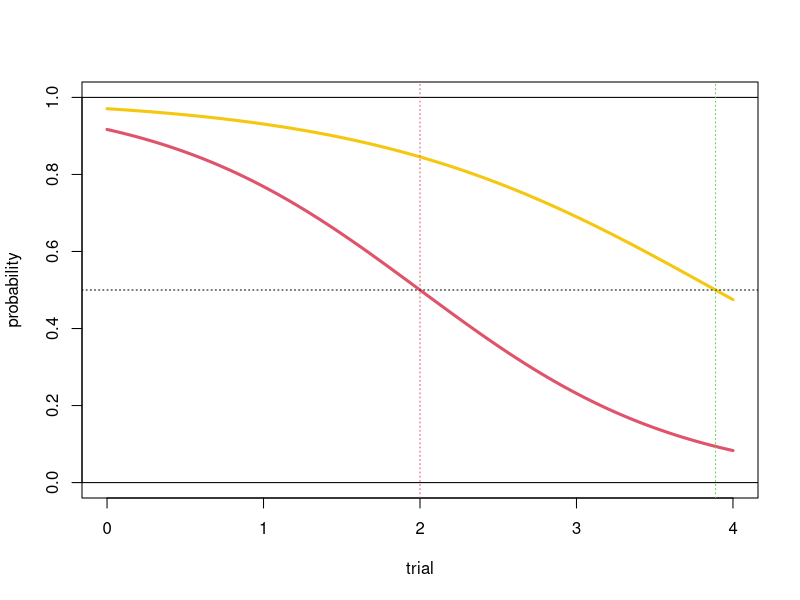
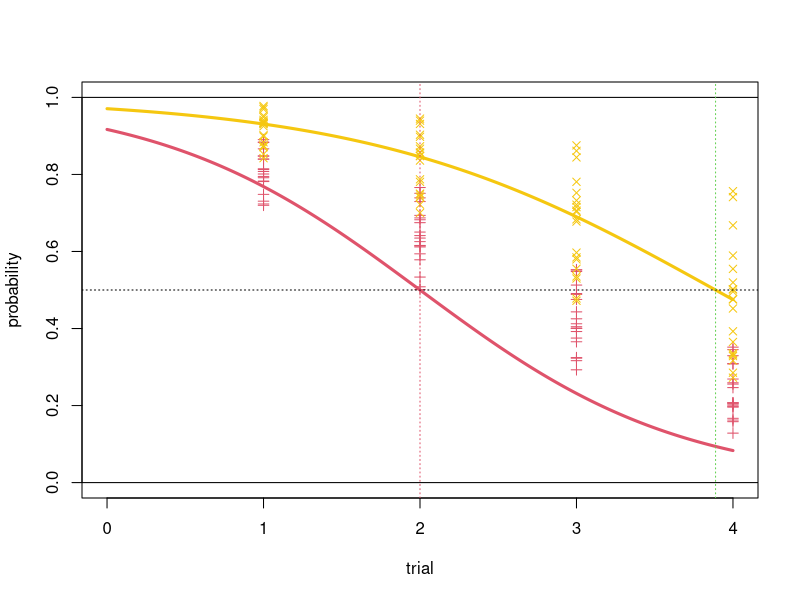
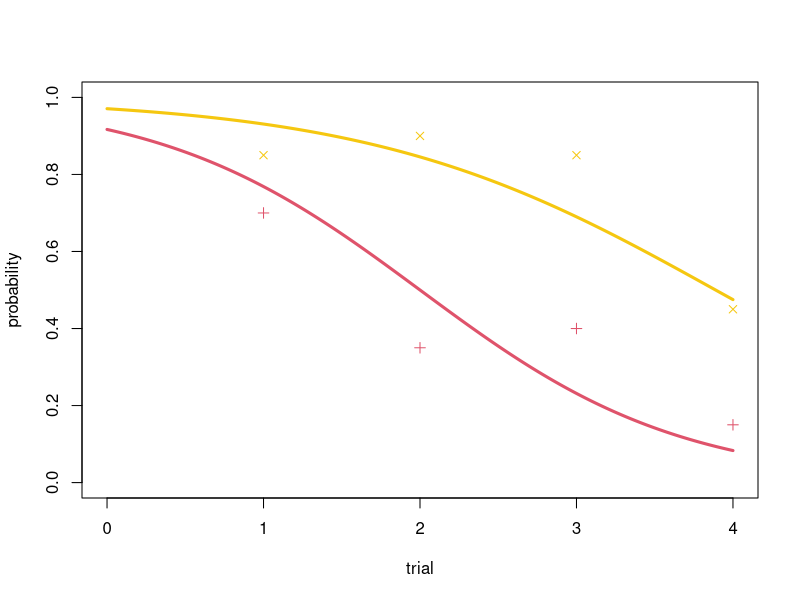

The R source for these figures, in order:
# Details ---------------------------------------------------------------
#       AUTHOR:	James Foster              DATE: 2023 04 26
#     MODIFIED:	James Foster              DATE: 2023 09 24
#
#  DESCRIPTION: Toy example of a binomial experiment spread over 4 trials
#               with consistent individual biases
#               
#       INPUTS: Starting parameters for the simulation
#               file to load.
#               
#      OUTPUTS: Saves model summary
#
#	   CHANGES: - 
#
#   REFERENCES: Bates D., Maechler M., Bolker B. & Walker S. (2015). 
#               Fitting Linear Mixed-Effects Models Using lme4.
#               Journal of Statistical Software, 67(1), 1-48. doi:10.18637/jss.v067.i01.
# 
#       USAGE:  
#TODO   ---------------------------------------------
#TODO   
#- Set up simulation
#- Test analysis
#- Individual slopes
#- Plotting
#- Nonlinear version?



# Load packages -----------------------------------------------------------
require(lme4)#package for modelling linear "mixed-effects" models
# mixed-effects models include a mixture of both population and group-level effects
# a population effect could be a change in probability proportional to some measured variable
# a group effect could a bias specific to some group, e.g. all trials by the same animal


# Seed random number generator --------------------------------------------
#simulation should be repeatable
set.seed(20230426)# date this script was started

# Starting parameters -----------------------------------------------------
n_indiv = 40 # total individuals
n_trials = 4 # trials per individual
n_treat = 2 # number of treatments (different individuals)

dt_sim = data.frame(indiv = sort(rep(x = 1:n_indiv, 
                                     times = n_trials)), #n_indiv each perform n_trials, sort by indiv number
                    treat = rep(x = sapply(X = 1:n_treat,
                                           FUN = rep,
                                           times = n_trials), #there are n treatments, shared equally across n_indiv
                                times = n_indiv/n_trials),
                    trial = rep(x = 1:n_trials,
                                times = n_indiv) #each indiv performs trials 1 to n
                    )

# Simulate curve -----------------------------------------------------------
zero_crossing = 2#  probability for treatment 1 would reach 0.5 on the 5th trial
pop_trial_slope = -1.20 #change in log odds with every trial (70% reduction ≈ 1-exp(-1.20))
pop_treat_slope = 1.10 #change in log odds with treatment 2 (tripled odds ≈ exp(1.10))
pop_treat_trial_slope = 0.30 #change in trial effect with treatment 2 (quite large)
pop_intercept = -zero_crossing*pop_trial_slope # set intercept to match zero crossing (inflection point of sigmoid)
ind_intercept_sd = 0.5 #standard deviation of individual intercepts (log odds)
ind_trial_sd = 0.3 #standard deviation of individual trial slopes
residual_sd = 0.05#small source of unnaccounted error
# ind_treat_sd = 0.1 #standard deviation of individual treatment slopes #indistinguishable from intercept
ind_intercepts = rnorm(n = 1:n_indiv,
                       mean = 0,
                       sd = ind_intercept_sd)
ind_trial_bias = rnorm(n = 1:n_indiv,
                       mean = 0,
                       sd = ind_trial_sd)
#simulate continuous trial sequence
xx = seq(from  = 0, to  = n_trials, length.out = 1e3)
#simulate log odds for treatment 1
yy_lodds = pop_trial_slope*xx + pop_intercept 
#convert to average choice probability
yy_prob = plogis(yy_lodds)
#convert to probability
#simulate log odds for treatment 2
yy_lodds2 = (pop_trial_slope + pop_treat_trial_slope)*xx + 
              pop_intercept +pop_treat_slope
#convert to average choice probability
yy_prob2 = plogis(yy_lodds2)

#plot function
plot(x = xx, 
     y = yy_prob,
     ylim = c(0,1),
     type = 'l',
     col = 2,
     lwd = 3,
     ylab = 'probability',
     xlab = 'trial')
lines(x = xx,
      y = yy_prob2,
      col = 7,
      lwd = 3)
abline(h = c(1,0.5,0),
       lty = c(1,3,1))
abline(v = c(zero_crossing, #original p(50%)
             -(pop_intercept + pop_treat_slope) / 
               (pop_trial_slope + pop_treat_trial_slope)), #treatment 2 p(50%)
       lty = 3,
       col = c(2,3))


# . Generate simulated data -----------------------------------------------

# #Make an empty vector
# response_y = rep(x = NA,
#                  length = n_indiv * n_trials)

dt_sim = within(dt_sim,
              {
                 #each data point is generated from the animal's intercept
                 #plus the effect of treatment
                 #plus the effect of successive trials
                 #plus the animal's response (slope) to changing treatment
                 #scaled by the effect of successive trials
                 #plus a small additional source or error
                 
                 response_y = pop_intercept + ind_intercepts[indiv] +
                    (treat-1) * pop_treat_slope +
                    (trial) * pop_trial_slope + ind_trial_bias[indiv] +
                    (trial) * pop_treat_trial_slope +
                    rnorm(n = n_indiv * n_trials,
                          mean = 0,
                          sd = residual_sd)
              }
              )
#convert to probability and simulate binomial
dt_sim = within(dt_sim,
              {
                #each response on the log-odds scale gives us
                #response probability on a "logit" scale
                 p_response = plogis(response_y)
                 #that response probabilty determines the sting event
                 #which we observe once for each trial
                 sting = rbinom(n = n_indiv * n_trials, #total trial number
                                size = 1, # one observation per trial
                                prob = p_response)
              }
              )

# . Inspect simulated data ------------------------------------------------

# View(dt_sim)
summary(dt_sim)

#plot the expected probabilities for each individual (after added noise)
plot(x = xx, 
     y = yy_prob,
     ylim = c(0,1),
     type = 'l',
     col = 2,
     lwd = 3,
     ylab = 'probability',
     xlab = 'trial')
lines(x = xx,
      y = yy_prob2,
      col = 7,
      lwd = 3)
with(subset(x = dt_sim,
            subset = treat == 1),
     points(x = trial,
            y = p_response,
            col = 2,
            pch = 3)
      )

with(subset(x = dt_sim,
            subset = treat == 2),
     points(x = trial,
            y = p_response,
            col = 7,
            pch = 4)
      )

abline(h = c(1,0.5,0),
       lty = c(1,3,1))
abline(v = c(zero_crossing, #original p(50%)
             -(pop_intercept + pop_treat_slope) / 
               (pop_trial_slope + pop_treat_trial_slope)), #treatment 2 p(50%)
       lty = 3,
       col = c(2,3))


# . aggregate simulated data to summarise ---------------------------------
dt_agg = aggregate(sting ~ trial*treat,
                   data = dt_sim,
                   FUN = mean)


#plot the expected probabilities for each individual (after added noise)
plot(x = xx, 
     y = yy_prob,
     ylim = c(0,1),
     type = 'l',
     col = 2,
     lwd = 3,
     ylab = 'probability',
     xlab = 'trial')
lines(x = xx,
      y = yy_prob2,
      col = 7,
      lwd = 3)
with(subset(x = dt_agg,
            subset = treat == 1),
     points(x = trial,
            y = sting,
            col = 2,
            pch = 3)
      )

with(subset(x = dt_agg,
            subset = treat == 2),
     points(x = trial,
            y = sting,
            col = 7,
            pch = 4)
      )


# Load packages required for mixed-effects modelling ----------------------
require(lme4)
# Fit a generalised linear model ------------------------------------------

#set some useful optimiser settings for models with many paramters
ctrl_opt = glmerControl(optimizer = 'bobyqa') #efficient optimiser for models with many parameters

#Maximal model with random intercepts for individuals
glmm.max = glmer(formula = sting~
                    treat * trial +
                    (1 + treat * trial | indiv),
                 data = dt_sim,
                 control = ctrl_opt,
                 family = binomial(link = 'logit')
)
#boundary (singular) fit: see ?isSingular
#Some random effects are too small to estimate properly, common warning
#Null model, with only random effects
glmm.null = glmer(formula = sting~
                     1 + (1|indiv),
                  data = dt_sim,
                  family = binomial(link = 'logit')
)
# Model comparison --------------------------------------------------------
#To prove any fixed effects, the mixed-effects model has to
#describe the data better than the random effects model alone.
extractAIC(glmm.max)[2]#2nd component is the AIC, 1st is the d.f.
extractAIC(glmm.null)[2]
#If AIC is lower for the maximal model, then the maximal model fits
# 195.693 < 219.778
#We can also perform a likelihood ratio test, confusingly called "anova"
anova(glmm.max, glmm.null, test = 'Chisq')
#This gives the same answer as the AIC, but the difference can be reported with
#a test statistic and p-value
##           npar    AIC    BIC  logLik deviance  Chisq Df Pr(>Chisq)
## glmm.null    2 219.78 225.93 -107.889   215.78                            
## glmm.max    14 195.69 238.75  -83.846   167.69 48.085 12  3.021e-06 ***

#report:
#change in deviance = 48.085   
#change in degrees of freedom = 12
#p = 3.021 x 10^-06
#(often p < 2.2e-16; the smallest number the computer can think of)

# Check model reduction options -------------------------------------------
#If we are not sure that we need all of our parameters, we might consider model reduction.
#This is not always necessary, and without a good rationale it may be preferable
#to use the maximal model, which controls for all possible combinations of parameters.

#can we remove one or more fixed effect to improve the model fit?

#effect of stimulus-type interaction
no_int = update(object = glmm.max, 
                .~. - treat:trial - #remove the interaction
                  (1 + treat * trial | indiv) + #remove random effects that include it
                  (1 + treat + trial | indiv) #replace them with random effect that exclude it
)
anova(glmm.max,
      no_int)

# no_int: sting ~ treat + trial + (1 + treat + trial | indiv)
# glmm.max: sting ~ treat * trial + (1 + treat * trial | indiv)
#           npar    AIC    BIC  logLik deviance  Chisq Df Pr(>Chisq)   
# no_int      9 187.92 215.60 -84.962   169.92                       
# glmm.max   14 195.69 238.75 -83.846   167.69 2.2309  5     0.8164
#lower AIC following the parameter's removal indicates 
#that the model without an interaction is a better fit.
#However, the difference is not significant, so there is
#no significant evidence for or against an interaction.

#We simulated quite a substantial effect 
#(change in log odds of 0.30, an exp(0.30) ≈ 1.35 x increase in relative sting prob per trial),
#but it appears hard to detect in this size of dataset.


#We can also use this method to report the strength of our fixed effects
#we would report this as:
#likelihood ratio test, change in deviance  = 2.2309, d.f. = 5, p = 0.8164

#effect of treatment
no_treatment = update(object = no_int, 
                     .~. - treat - #remove the effect of treatment
                       (1 + treat + trial | indiv) + #remove random effects that include it
                       (1 + trial | indiv) #replace them with random effect that exclude it
)
anova(no_int,
      no_treatment)
##              npar   AIC   BIC   logLik deviance  Chisq Df Pr(>Chisq)    
## no_treatment   5 205.79 221.17 -97.895   195.79                           
## no_int         9 187.92 215.60 -84.962   169.92 25.866  4  3.368e-05 ***

#larger AIC following the parameter's removal indicates 
#that the model without an effect of treatment is a significantly poorer fit
#therefore, there is a significant effect of treatment
#we would report this as:
#likelihood ratio test, change in deviance  = 25.866  , d.f. = 4, p < 0.001

#effect of trial
no_trial = update(object = no_treatment, 
                 .~. - trial - #remove the effect of type
                   (1 + trial | indiv) + #remove random effects that include it
                   (1 | indiv) #replace them with random effect that exclude it
)
anova(no_treatment,
      no_trial)
##              npar   AIC   BIC   logLik deviance  Chisq Df Pr(>Chisq)    
## no_trial       2 219.78 225.93 -107.889   215.78                           
## no_treatment   5 205.79 221.17  -97.895   195.79 19.988  3  0.0001707 ***

#larger AIC following the parameter's removal indicates 
#that the model without an effect of trial is a significantly poorer fit
#therefore, there is a significant effect of trial
#we would report this as:
#likelihood ratio test, change in deviance  = 19.988, d.f. = 3, p < 0.001


# Discarded ---------------------------------------------------------------
# #Loop through experiment design and generate theoretical response
# for (ii in 1:length(response_y))
# {
#    #each data point is generated from the animal's intercept
#    #plus the effect of treatment
#    #plus the effect of successive trials
#    #plus the animal's response (slope) to changing treatment
#    #scaled by the effect of successive trials
#    #plus a small additional source or error
#    response_y[ii] = ind_intercepts[animal[ii]] +
#       (stype[ii] - 1) * type_mean +
#       (slope_animal[animal[ii]] +
#           (stype[ii] - 1) * type_slope * type_animal[animal[ii]]) * stimulus[ii] +
#       rnorm(n = 1,
#             mean = 0,
#             sd = residual_sd)
# }
# #convert to binomial
# correct_incorrect = rbinom(n = length(response_y),
#                            size = 1,
#                            prob = plogis(q = response_y - mean(response_y)) )
# 
# 
# # Combine this into a single data.frame format object,
# # with the experimental design and the measured response data
# sim_data = data.frame(
#    correct_incorrect = correct_incorrect,
#    animal = LETTERS[animal],
#    #animal names will now be capital letters
#    stimulus = stimulus,
#    type = factor(stype,
#                  labels = c('alpha',
#                             'beta'))
# )
